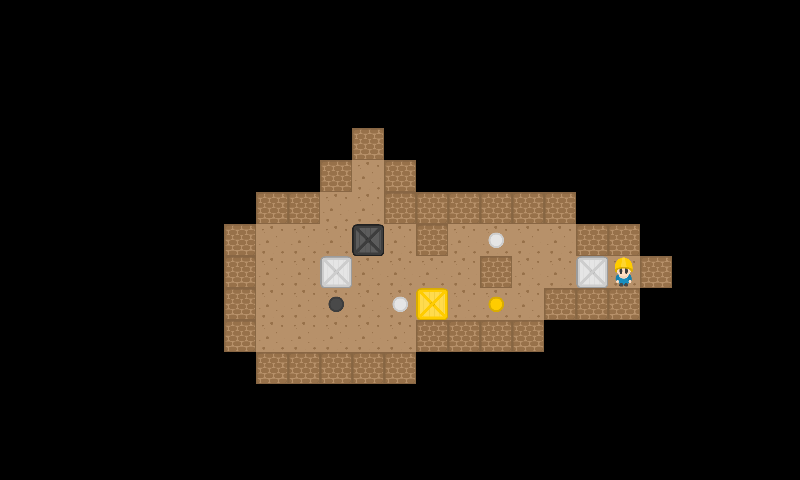

A level layout from a 2D game, rendered from its tile map. Below: a short description, then the map file with tile-grid data replaced by summaries:
An orthogonal 25x15 tile map with 32x32 px tiles, 2 tile layers (StaticMap, Objetos), 2 tilesets.

<map version="1.0" orientation="orthogonal" renderorder="right-down" width="25" height="15" tilewidth="32" tileheight="32">
 <tileset firstgid="1" source="Tileset.tsx" />
 <tileset firstgid="37" source="Tileset.tsx" />
 <layer name="StaticMap" width="25" height="15">
  <data>[375 cells, 69 non-empty, 2 distinct tile ids]</data>
 </layer>
 <layer name="Objetos" width="25" height="15">
  <data>[375 cells, 9 non-empty, 7 distinct tile ids]</data>
 </layer>
</map>
